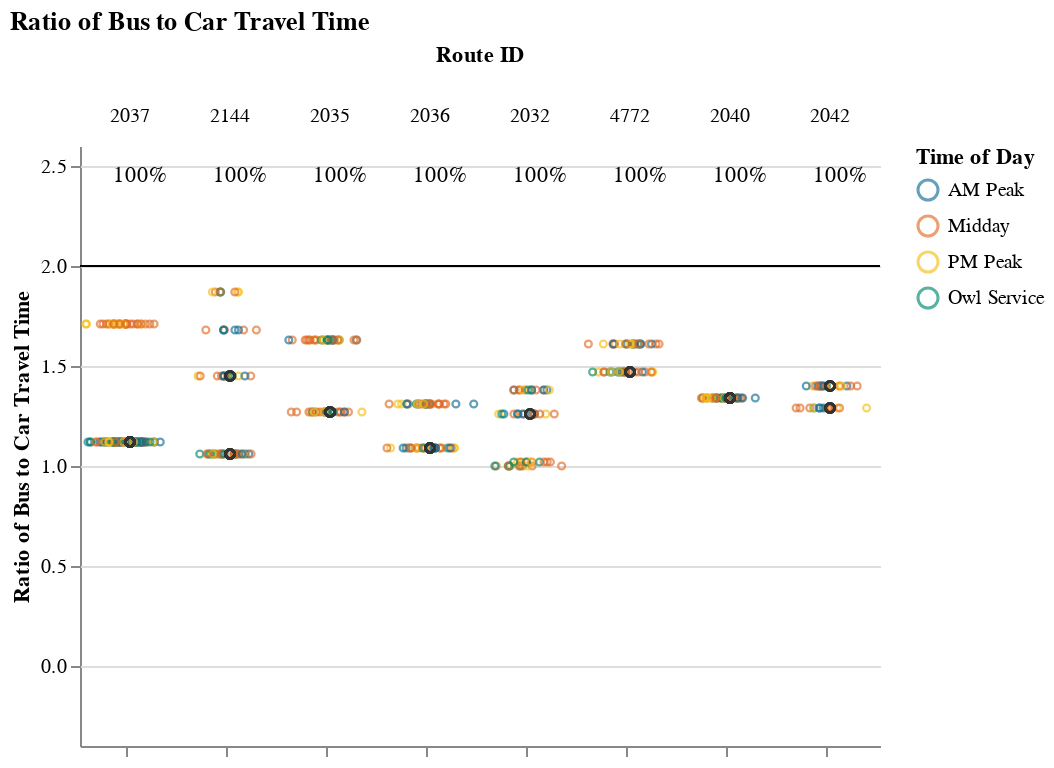
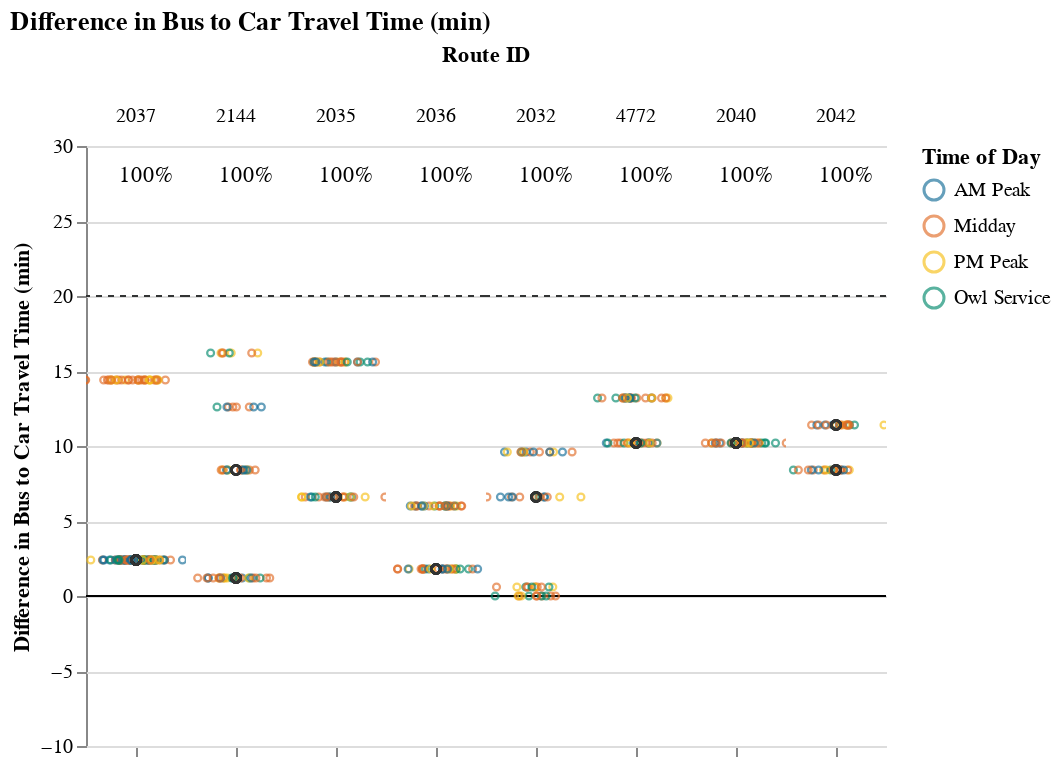

Notebook source saved alongside these figures, in order:
### Markdown cell above
## Viable Competitive Routes
### Short Routes (< 1 hr)

### Code cell
# Allow for possibility that operator doesn't have routes that fall into certain route_groups
# But, jupyterbook will not like markdown with f-string
# separate out route_group and put in each cell, and use try/except + if to display...
# but all 3 route groups must be displayed. just add sentence about why no routes were returned at the end
route_group = "short"
try:
    display_charts_for_route_group(df, route_group)
except:
    print("No routes meet this criteria.")

### Figure 1 — Vega-Lite specification as saved in the notebook (floating-point values rounded to 4 significant figures; data arrays with more than 128 entries replaced by an {"elided": "..."} marker saying what was removed)
{"config": {"view": {"continuousWidth": 400, "continuousHeight": 300, "stroke": null}, "facet": {"spacing": 0}}, "data": {"name": "data-440085a590dda4047850935eb762094d"}, "facet": {"column": {"field": "route_id", "sort": ["2037", "2144", "2035", "2036", "2032", "4772", "2040", "2042"], "title": "Route ID", "type": "nominal"}}, "spec": {"layer": [{"mark": "rule", "encoding": {"color": {"value": "black"}, "y": {"field": "cutoff", "type": "quantitative"}}, "selection": {"selector001": {"type": "interval", "bind": "scales", "encodings": ["x", "y"]}}}, {"mark": {"type": "point", "opacity": 0.65, "size": 12, "strokeWidth": 1.1}, "encoding": {"color": {"field": "time_of_day", "scale": {"range": ["#136C97", "#E16B26", "#F6BF16", "#00896B", "#7790A3", "#5B559C"]}, "sort": ["AM Peak", "Midday", "PM Peak", "Owl Service"], "title": "Time of Day", "type": "nominal"}, "tooltip": [{"field": "route_id", "type": "nominal"}, {"field": "trip_id", "type": "nominal"}, {"field": "service_hours", "type": "quantitative"}, {"field": "car_duration_hours", "type": "quantitative"}, {"field": "bus_multiplier", "type": "quantitative"}, {"field": "bus_difference", "type": "quantitative"}, {"field": "num_trips", "type": "quantitative"}, {"field": "num_competitive", "type": "quantitative"}, {"field": "pct_trips_competitive", "type": "quantitative"}, {"field": "p25", "type": "quantitative"}, {"field": "p50", "type": "quantitative"}, {"field": "p75", "type": "quantitative"}], "x": {"axis": {"grid": false, "labels": false, "ticks": true, "values": [0]}, "field": "jitter", "scale": {}, "title": null, "type": "quantitative"}, "y": {"field": "bus_multiplier", "scale": {"domain": [-0.25, 2.5]}, "title": "Ratio of Bus to Car Travel Time", "type": "quantitative"}}, "transform": [{"calculate": "sqrt(-2*log(random()))*cos(2*PI*random())", "as": "jitter"}], "width": 50}, {"layer": [{"mark": {"type": "point", "opacity": 0.6, "size": 20, "strokeWidth": 1.3}, "encoding": {"color": {"value": "#323434"}, "y": {"field": "bus_multiplier", "type": "quantitative"}}, "transform": [{"filter": "(datum.p50_trip === 1)"}]}, {"mark": {"type": "text", "align": "center", "baseline": "middle"}, "encoding": {"color": {"value": "black"}, "text": {"field": "pct_trips_competitive", "format": ".0%", "type": "quantitative"}, "tooltip": [{"field": "route_id", "type": "nominal"}, {"field": "trip_id", "type": "nominal"}, {"field": "service_hours", "type": "quantitative"}, {"field": "car_duration_hours", "type": "quantitative"}, {"field": "bus_multiplier", "type": "quantitative"}, {"field": "bus_difference", "type": "quantitative"}, {"field": "num_trips", "type": "quantitative"}, {"field": "num_competitive", "type": "quantitative"}, {"field": "pct_trips_competitive", "type": "quantitative"}, {"field": "p25", "type": "quantitative"}, {"field": "p50", "type": "quantitative"}, {"field": "p75", "type": "quantitative"}], "x": {"value": 30}, "y": {"value": 15}}, "transform": [{"calculate": "sqrt(-2*log(random()))*cos(2*PI*random())", "as": "jitter"}, {"filter": "(datum.fastest_trip === 1)"}]}]}]}, "resolve": {"scale": {"y": "shared"}}, "title": "Ratio of Bus to Car Travel Time", "$schema": "https://vega.github.io/schema/vega-lite/v4.17.0.json", "datasets": {"data-440085a590dda4047850935eb762094d": {"elided": "479 records"}}}

### Figure 2 — Vega-Lite specification as saved in the notebook (floating-point values rounded to 4 significant figures; data arrays with more than 128 entries replaced by an {"elided": "..."} marker saying what was removed)
{"config": {"view": {"continuousWidth": 400, "continuousHeight": 300, "stroke": null}, "facet": {"spacing": 0}}, "data": {"name": "data-43a284714562f245abc253a2f6ab404c"}, "facet": {"column": {"field": "route_id", "sort": ["2037", "2144", "2035", "2036", "2032", "4772", "2040", "2042"], "title": "Route ID", "type": "nominal"}}, "spec": {"layer": [{"mark": "rule", "encoding": {"color": {"value": "black"}, "y": {"field": "cutoff", "type": "quantitative"}}, "selection": {"selector002": {"type": "interval", "bind": "scales", "encodings": ["x", "y"]}}}, {"mark": {"type": "rule", "strokeDash": [3, 3]}, "encoding": {"color": {"value": "#323434"}, "y": {"field": "cutoff2", "type": "quantitative"}}}, {"mark": {"type": "point", "opacity": 0.65, "size": 12, "strokeWidth": 1.1}, "encoding": {"color": {"field": "time_of_day", "scale": {"range": ["#136C97", "#E16B26", "#F6BF16", "#00896B", "#7790A3", "#5B559C"]}, "sort": ["AM Peak", "Midday", "PM Peak", "Owl Service"], "title": "Time of Day", "type": "nominal"}, "tooltip": [{"field": "route_id", "type": "nominal"}, {"field": "trip_id", "type": "nominal"}, {"field": "service_hours", "type": "quantitative"}, {"field": "car_duration_hours", "type": "quantitative"}, {"field": "bus_multiplier", "type": "quantitative"}, {"field": "bus_difference", "type": "quantitative"}, {"field": "num_trips", "type": "quantitative"}, {"field": "num_competitive", "type": "quantitative"}, {"field": "pct_trips_competitive", "type": "quantitative"}, {"field": "p25", "type": "quantitative"}, {"field": "p50", "type": "quantitative"}, {"field": "p75", "type": "quantitative"}], "x": {"axis": {"grid": false, "labels": false, "ticks": true, "values": [0]}, "field": "jitter", "scale": {}, "title": null, "type": "quantitative"}, "y": {"field": "bus_difference", "scale": {"domain": [-5, 25.0]}, "title": "Difference in Bus to Car Travel Time (min)", "type": "quantitative"}}, "transform": [{"calculate": "sqrt(-2*log(random()))*cos(2*PI*random())", "as": "jitter"}], "width": 50}, {"layer": [{"mark": {"type": "point", "opacity": 0.6, "size": 20, "strokeWidth": 1.3}, "encoding": {"color": {"value": "#323434"}, "y": {"field": "bus_difference", "type": "quantitative"}}, "transform": [{"filter": "(datum.p50_trip === 1)"}]}, {"mark": {"type": "text", "align": "center", "baseline": "middle"}, "encoding": {"color": {"value": "black"}, "text": {"field": "pct_trips_competitive", "format": ".0%", "type": "quantitative"}, "tooltip": [{"field": "route_id", "type": "nominal"}, {"field": "trip_id", "type": "nominal"}, {"field": "service_hours", "type": "quantitative"}, {"field": "car_duration_hours", "type": "quantitative"}, {"field": "bus_multiplier", "type": "quantitative"}, {"field": "bus_difference", "type": "quantitative"}, {"field": "num_trips", "type": "quantitative"}, {"field": "num_competitive", "type": "quantitative"}, {"field": "pct_trips_competitive", "type": "quantitative"}, {"field": "p25", "type": "quantitative"}, {"field": "p50", "type": "quantitative"}, {"field": "p75", "type": "quantitative"}], "x": {"value": 30}, "y": {"value": 15}}, "transform": [{"calculate": "sqrt(-2*log(random()))*cos(2*PI*random())", "as": "jitter"}, {"filter": "(datum.fastest_trip === 1)"}]}]}]}, "resolve": {"scale": {"y": "shared"}}, "title": "Difference in Bus to Car Travel Time (min)", "$schema": "https://vega.github.io/schema/vega-lite/v4.17.0.json", "datasets": {"data-43a284714562f245abc253a2f6ab404c": {"elided": "479 records"}}}
